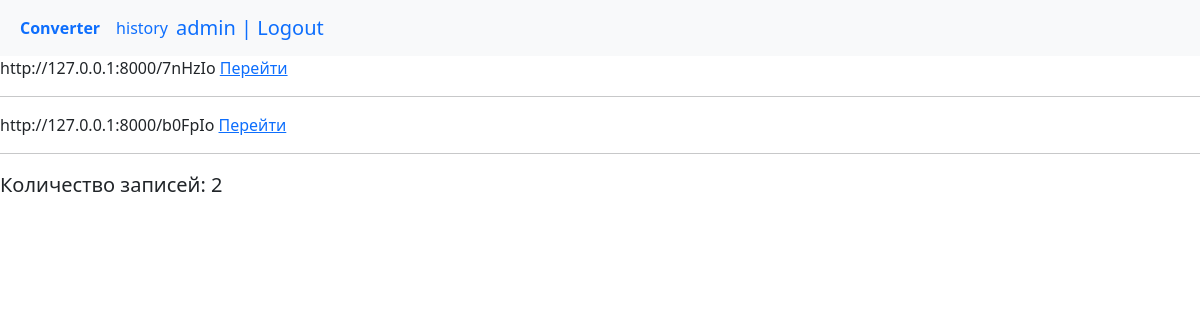
Before: /history/ (signed in) with the older database file.
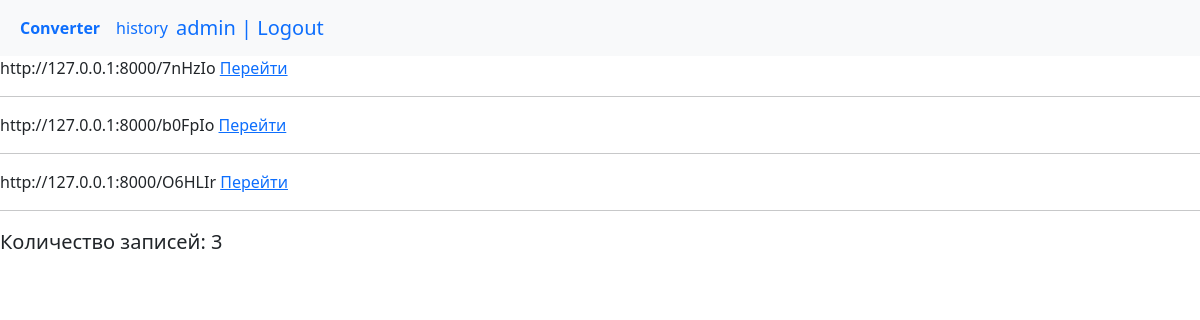
After: the same page with the newer database file.
### main/models.py (models this page shows, shortened)
class URL(models.Model):
    long_url = models.URLField(max_length=250)
    short_url = models.CharField(max_length=200)
    user = models.ForeignKey(User, on_delete=models.PROTECT, null=True, blank=True)
    class Meta:
        verbose_name = 'URL'
        verbose_name_plural = 'URLs'
    def get_absolute_url(self):
        return reverse('reurl', kwargs={'url_pk': self.pk})

### main/views.py (the view)
# urls.py: path('history/', HistoryView.as_view(), name='history'),
class HistoryView(LoginRequiredMixin, ListView):
    model = URL
    context_object_name = 'urls'
    login_url = 'login'
    template_name = 'main/history.html'
    allow_empty = True
    def get_queryset(self):
        return URL.objects.filter(user=self.request.user.id)
    def get_context_data(self, *args, **kwargs):
        context = super().get_context_data(**kwargs)
        context['title'] = 'История'
        return context

### main/templatetags/main_tags.py (called while the page is built)
@register.simple_tag()
def get_len(array):
    return len(array)

### main/templates/main/history.html
{% extends 'main/layout.html' %}
{% load main_tags %}
{% block content %}
{% if urls %}
    {% for i in urls %}
        <ul class="list-inline">
            <li class="list-inline-item">http://127.0.0.1:8000/{{i.short_url}} <a href="{{i.get_absolute_url}}" target="_blank">  Перейти</a></li>
            <hr>
        </ul>
    {% endfor %}
<p class="lead">
        Количество записей: {% get_len urls %}
    </p>
{% else %}
    <p class="lead">
        История пока пуста
    </p>
{% endif %}
{% endblock %}

### main/templates/main/layout.html (shortened to what this page needs)
{% load main_tags %}
<!DOCTYPE html>
<html lang="en">
<head>
    <link href="https://cdn.jsdelivr.net/npm/bootstrap@5.1.3/dist/css/bootstrap.min.css" rel="stylesheet">
<body>
{% block mainmenu %}
<nav class="navbar navbar-expand-lg bg-light">
  <div class="container-fluid">
    <div class="collapse navbar-collapse" id="navbarNavAltMarkup">
      <div class="navbar-nav">
        <a class="nav-link active" aria-current="page" href="{% url 'home' %}"><strong>   Converter</strong></a>
          <a class="nav-link" href="{% url 'history' %}">   history</a>
        {% if request.user.is_authenticated %}
            <a class="navbar-brand" href="{% url 'logout' %}">  {{user.username}} | Logout</a>
        {% else %}
            <a class="navbar-brand" href="{% url 'registration' %}">    Registration</a>
            <a class="navbar-brand" href="{% url 'login' %}">   Login</a>
        {% endif %}
      </div>
    </div>
  </div>
</nav>
{% endblock mainmenu %}
{% block content %}
{% endblock content %}
</body>
</html>

Changed rows visible on the page:
added URL: short_url "O6HLIr"
Other visible differences:
text no longer shown: "2"
text now shown: "3"
